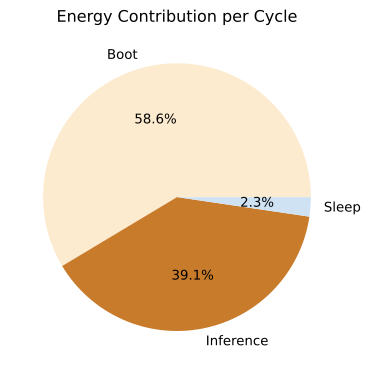

Python code for this plot:
import os
import matplotlib.pyplot as plt

labels = ['Boot', 'Inference', 'Sleep']
energy = [30, 20, 1.194]
plt.figure(figsize=(5,4))
plt.pie(energy, labels=labels, autopct='%1.1f%%', colors=['#fdebd0', '#c87b2a', '#cfe2f3'])
plt.title('Energy Contribution per Cycle')
plt.tight_layout()
plt.savefig(os.environ.get('VISUAL_OUT_PATH', 'out.svg'), format='svg', bbox_inches='tight')
